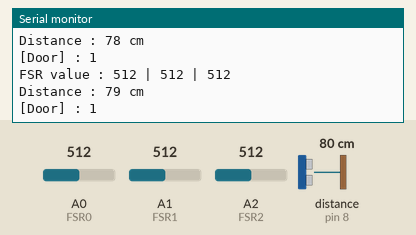
Bench run of a sketch on a simulated Arduino Uno, built with avr-gcc and run on an emulated ATmega328P. Parts: the last lines printed to the serial monitor. Wiring (inferred from the names in the program): ultrasonic range finder: trigger pin 9; echo pin 8. The test bench sets the inputs (shaded band); at power-on: distance to the obstacle (sensor on pin 8) 80 cm, A0 (FSR0) = 512, A1 (FSR1) = 512, A2 (FSR2) = 512. The echo pulse lasts 58.3 µs per cm.

Above: at 1.8 s.
1.9 s: distance to the obstacle (sensor on pin 8) set to 2 cm
At 3.0 s:
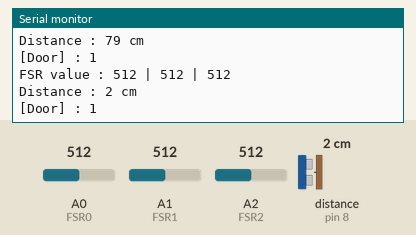
3.4 s: A0 (FSR0) set to 716
At 4.3 s:
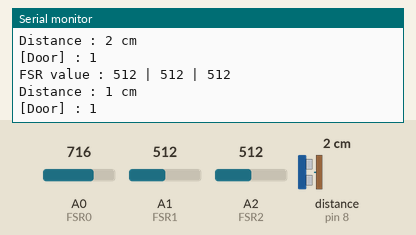
4.9 s: A1 (FSR1) set to 716
At 6.2 s:
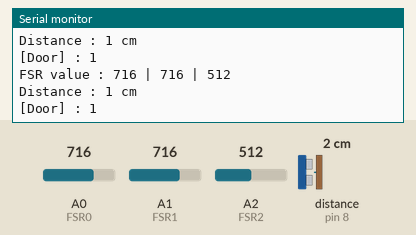
6.4 s: A2 (FSR2) set to 716
At 7.8 s:
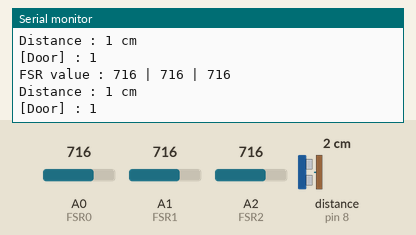
7.9 s: distance to the obstacle (sensor on pin 8) set to 4 cm
At 9.2 s:
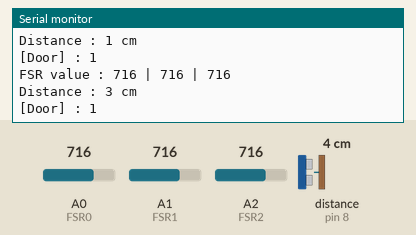
9.4 s: A0 (FSR0) set to 992
At 10.9 s:
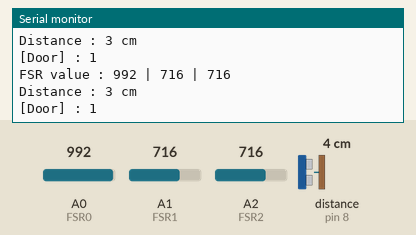
Timing chart, 0 to 11.9 s (numbered marks = the images above; inputs shaded):
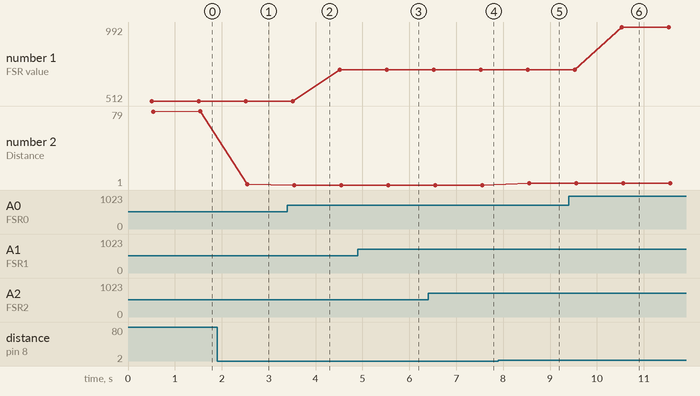

The sketch:

FSR_1026.ino
```cpp
#define TRIG 9 // 초음파 보내는 핀
#define ECHO 8 // 초음파 받는 핀

int FSR0 = A0;
int FSR1 = A1;
int FSR2 = A2;


void setup() {
  pinMode(FSR0, INPUT);
  pinMode(FSR1, INPUT);
  pinMode(FSR2, INPUT);
  pinMode(TRIG, OUTPUT);
  pinMode(ECHO, INPUT);
  Serial.begin(9600);
}

void loop() {
  //-------초음파센서 설정----------//
  long duration, distance;

  digitalWrite(TRIG, LOW);
  delayMicroseconds(2);
  digitalWrite(TRIG, HIGH);
  delayMicroseconds(10);
  digitalWrite(TRIG, LOW);

  duration = pulseIn (ECHO, HIGH); // 물체에 반사되어 돌아온 초음파 시간
  distance = duration*17/1000; // 초음파센서 거리값을 cm로 환산

  //------압력센서 설정-----------//
  int sensorval_0 = analogRead(A0);
  int sensorval_1 = analogRead(A1);
  int sensorval_2 = analogRead(A2);


  //---------출입-----------//

  int door = 0 ;
  if (distance < 100) {
    delay(500);

    if (sensorval_0 > 100 || sensorval_1 > 100 || sensorval_2 > 100) {
      door = 1;
    }
    if (sensorval_0 < 100 && sensorval_1 < 100 && sensorval_2 < 100) {
      door = 2;
    }
  }


  Serial.println("FSR value : " + String(sensorval_0)
              + " | " + String(sensorval_1)
              + " | " + String(sensorval_2)
              + "\nDistance : " + String(distance)
              + " cm" + "\n[Door] : "+ String(door));

  delay(500);
}
```

Measured:
- after the input at 1.9 s, the serial monitor: prints a new line after 0.64 s (image 1)
- after the input at 4.9 s, the serial monitor: prints a new line after 0.62 s (image 3)
- after the input at 6.4 s, the serial monitor: prints a new line after 1.1 s (image 4)
- after the input at 7.9 s, the serial monitor: prints a new line after 0.66 s (image 5)
- after the input at 9.4 s, the serial monitor: prints a new line after 1.1 s (image 6)
- plotted number 1: 512 → 716 after the input at 3.4 s, 716 → 992 after the input at 9.4 s
- plotted number 2: 79 → 2 after the input at 1.9 s, 1 → 3 after the input at 7.9 s
